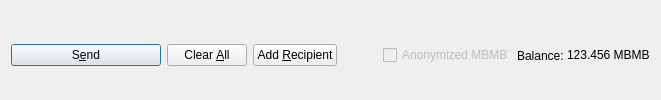
         <widget class="QFrame" name="frame_Send">
          <layout class="QHBoxLayout" name="horizontalLayout">
           <property name="bottomMargin">
            <number>0</number>
           </property>
           <item>
            <widget class="QPushButton" name="sendButton">
             <property name="minimumSize">
              <size>
               <width>150</width>
               <height>0</height>
              </size>
             </property>
             <property name="toolTip">
              <string>Confirm the send action</string>
             </property>
             <property name="text">
              <string>S&amp;end</string>
             </property>
             <property name="icon">
              <iconset resource="../mbmb.qrc">
               <normaloff>:/icons/send</normaloff>:/icons/send</iconset>
             </property>
             <property name="autoDefault">
              <bool>false</bool>
             </property>
             <property name="default">
              <bool>true</bool>
             </property>
            </widget>
           </item>
           <item>
            <widget class="QPushButton" name="clearButton">
             <property name="sizePolicy">
              <sizepolicy hsizetype="Minimum" vsizetype="Fixed">
               <horstretch>0</horstretch>
               <verstretch>0</verstretch>
              </sizepolicy>
             </property>
             <property name="toolTip">
              <string>Clear all fields of the form.</string>
             </property>
             <property name="text">
              <string>Clear &amp;All</string>
             </property>
             <property name="icon">
              <iconset resource="../mbmb.qrc">
               <normaloff>:/icons/remove</normaloff>:/icons/remove</iconset>
             </property>
             <property name="autoDefault">
              <bool>false</bool>
             </property>
            </widget>
           </item>
           <item>
            <widget class="QPushButton" name="addButton">
             <property name="toolTip">
              <string>Send to multiple recipients at once</string>
             </property>
             <property name="text">
              <string>Add &amp;Recipient</string>
             </property>
             <property name="icon">
              <iconset resource="../mbmb.qrc">
               <normaloff>:/icons/add</normaloff>:/icons/add</iconset>
             </property>
             <property name="autoDefault">
              <bool>false</bool>
             </property>
            </widget>
           </item>
           <item>
            <spacer name="horizontalSpacer">
             <property name="orientation">
              <enum>Qt::Horizontal</enum>
             </property>
             <property name="sizeHint" stdset="0">
              <size>
               <width>40</width>
               <height>20</height>
              </size>
             </property>
            </spacer>
           </item>
           <item>
            <layout class="QHBoxLayout" name="horizontalLayout_2">
             <property name="spacing">
              <number>3</number>
             </property>
             <item>
              <widget class="QCheckBox" name="checkzMBMB">
               <property name="enabled">
                <bool>false</bool>
               </property>
               <property name="text">
                <string>Anonymized MBMB</string>
               </property>
              </widget>
             </item>
             <item>
              <widget class="QLabel" name="label">
               <property name="text">
                <string>Balance:</string>
               </property>
              </widget>
             </item>
             <item>
              <widget class="QLabel" name="labelBalance">
               <property name="sizePolicy">
                <sizepolicy hsizetype="Preferred" vsizetype="Fixed">
                 <horstretch>0</horstretch>
                 <verstretch>0</verstretch>
                </sizepolicy>
               </property>
               <property name="cursor">
                <cursorShape>IBeamCursor</cursorShape>
               </property>
               <property name="text">
                <string notr="true">123.456 MBMB</string>
               </property>
               <property name="textInteractionFlags">
                <set>Qt::LinksAccessibleByMouse|Qt::TextSelectableByKeyboard|Qt::TextSelectableByMouse</set>
               </property>
              </widget>
             </item>
            </layout>
           </item>
          </layout>
         </widget>
